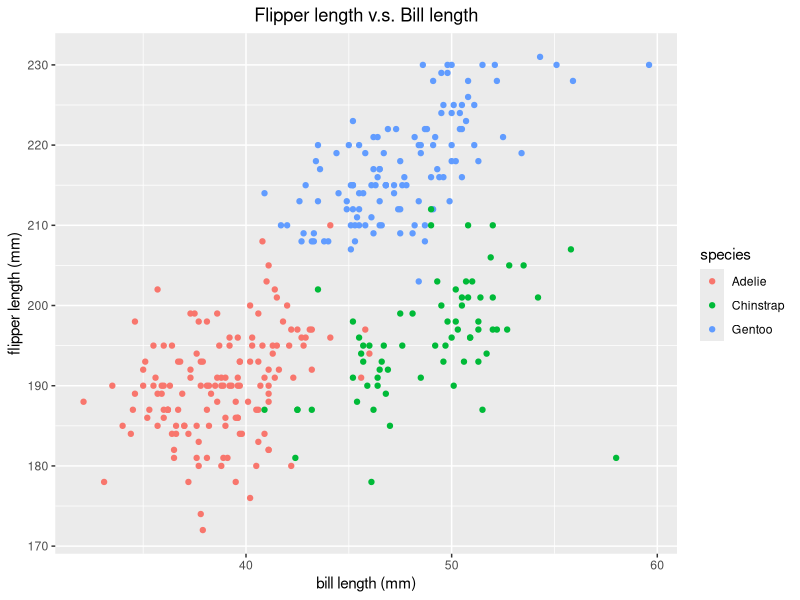
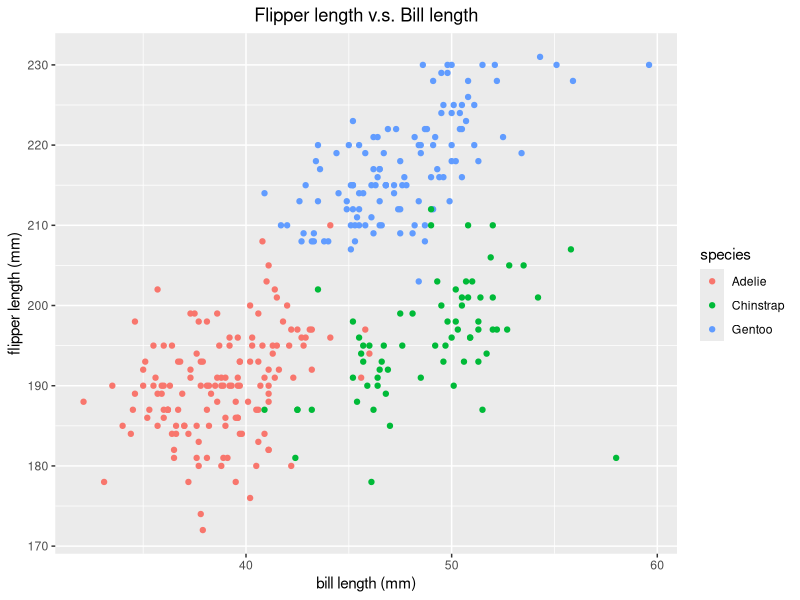

Source code (R) for these figures, in order:
## ---- chunk 1
library(tidyverse)
## ---- chunk 2
prob1_df = 
  tibble(
    samp = rnorm(10),
    samp_gt_0 = samp > 0,
    char_vec = c("a", "b", "c", "d", "e", "f", "g", "h", "i", "j"),
    factor_vec = factor(c("low", "low", "low", "mod", "mod", "mod", "mod", "high", "high", "high"))
  )
## ---- chunk 3
mean(pull(prob1_df, samp))
mean(pull(prob1_df, samp_gt_0))
mean(pull(prob1_df, char_vec))
mean(pull(prob1_df, factor_vec))
## ---- chunk 4
as.numeric(pull(prob1_df, samp))
as.numeric(pull(prob1_df, samp_gt_0))
as.numeric(pull(prob1_df, char_vec))
as.numeric(pull(prob1_df, factor_vec))
## ---- chunk 5
# Convert the logical vector to numeric, and multiply the random sample by the result.
as.numeric(pull(prob1_df, samp_gt_0)) * pull(prob1_df, samp)

# Convert the logical vector to a factor, and multiply the random sample by the result.
as.factor(pull(prob1_df, samp_gt_0)) * pull(prob1_df, samp)

# Convert the logical vector to a factor and then convert the result to numeric, and multiply the random sample by the result
as.numeric(as.factor(pull(prob1_df, samp_gt_0))) * pull(prob1_df, samp)
## ---- chunk 6
prob1_df$samp

pull(prob1_df, samp)

prob1_df[["samp"]]
## ---- chunk 7
data("penguins", package = "palmerpenguins")
head(penguins)
## ---- chunk 8
ggplot(na.omit(penguins), aes(x = bill_length_mm, y = flipper_length_mm, color = species, )) + geom_point() + xlab("bill length (mm)") + ylab("flipper length (mm)") + ggtitle("Flipper length v.s. Bill length") + theme(plot.title = element_text(hjust = 0.5))

# save the plot as pdf
ggsave("scatter_plot.pdf", height = 4, width = 4)
